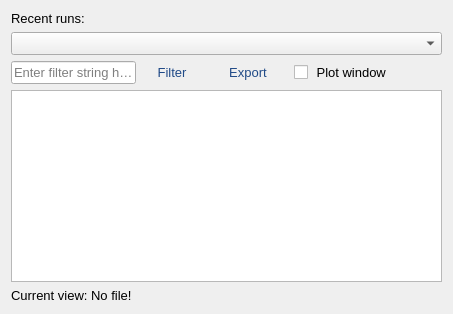
        <widget class="QWidget" name="tab">
         <attribute name="title">
          <string>Dataframe</string>
         </attribute>
         <layout class="QVBoxLayout" name="verticalLayout_8">
          <item>
           <widget class="QLabel" name="label_3">
            <property name="sizePolicy">
             <sizepolicy hsizetype="Preferred" vsizetype="Maximum">
              <horstretch>0</horstretch>
              <verstretch>0</verstretch>
             </sizepolicy>
            </property>
            <property name="font">
             <font>
              <family>Ubuntu</family>
              <pointsize>10</pointsize>
              <underline>false</underline>
             </font>
            </property>
            <property name="text">
             <string>Recent runs:</string>
            </property>
           </widget>
          </item>
          <item>
           <widget class="QComboBox" name="fileList">
            <property name="sizePolicy">
             <sizepolicy hsizetype="MinimumExpanding" vsizetype="Fixed">
              <horstretch>0</horstretch>
              <verstretch>0</verstretch>
             </sizepolicy>
            </property>
            <property name="maximumSize">
             <size>
              <width>16777215</width>
              <height>16777215</height>
             </size>
            </property>
            <property name="font">
             <font>
              <family>Ubuntu</family>
              <pointsize>10</pointsize>
              <underline>false</underline>
             </font>
            </property>
           </widget>
          </item>
          <item>
           <layout class="QHBoxLayout" name="horizontalLayout_25">
            <item>
             <widget class="QLineEdit" name="filterString">
              <property name="font">
               <font>
                <family>Ubuntu</family>
                <pointsize>10</pointsize>
                <underline>false</underline>
               </font>
              </property>
              <property name="placeholderText">
               <string>Enter filter string here</string>
              </property>
             </widget>
            </item>
            <item>
             <widget class="QPushButton" name="filterDataframe">
              <property name="maximumSize">
               <size>
                <width>60</width>
                <height>16777215</height>
               </size>
              </property>
              <property name="font">
               <font>
                <family>Ubuntu</family>
                <pointsize>10</pointsize>
                <underline>false</underline>
               </font>
              </property>
              <property name="styleSheet">
               <string notr="true">color: rgb(32, 74, 135);</string>
              </property>
              <property name="text">
               <string>Filter</string>
              </property>
              <property name="icon">
               <iconset resource="resources.qrc">
                <normaloff>:/icons/icons/filter.png</normaloff>:/icons/icons/filter.png</iconset>
              </property>
              <property name="flat">
               <bool>true</bool>
              </property>
             </widget>
            </item>
            <item>
             <widget class="QPushButton" name="export_dataframe">
              <property name="font">
               <font>
                <family>Ubuntu</family>
                <pointsize>10</pointsize>
                <underline>false</underline>
               </font>
              </property>
              <property name="styleSheet">
               <string notr="true">color: rgb(32, 74, 135);</string>
              </property>
              <property name="text">
               <string>Export</string>
              </property>
              <property name="icon">
               <iconset resource="resources.qrc">
                <normaloff>:/icons/icons/save.png</normaloff>:/icons/icons/save.png</iconset>
              </property>
              <property name="flat">
               <bool>true</bool>
              </property>
             </widget>
            </item>
            <item>
             <widget class="QCheckBox" name="show_plot_window">
              <property name="font">
               <font>
                <family>Ubuntu</family>
                <pointsize>10</pointsize>
                <underline>false</underline>
               </font>
              </property>
              <property name="text">
               <string> Plot window</string>
              </property>
              <property name="icon">
               <iconset resource="resources.qrc">
                <normaloff>:/icons/icons/box.png</normaloff>:/icons/icons/box.png</iconset>
              </property>
             </widget>
            </item>
            <item>
             <widget class="QPushButton" name="show_file_explorer">
              <property name="font">
               <font>
                <family>Ubuntu</family>
                <pointsize>10</pointsize>
                <underline>false</underline>
               </font>
              </property>
              <property name="toolTip">
               <string>Show file explorer</string>
              </property>
              <property name="statusTip">
               <string>Show file explorer</string>
              </property>
              <property name="styleSheet">
               <string notr="true">color: rgb(32, 74, 135);</string>
              </property>
              <property name="text">
               <string/>
              </property>
              <property name="icon">
               <iconset resource="resources.qrc">
                <normaloff>:/icons/icons/folder.png</normaloff>:/icons/icons/folder.png</iconset>
              </property>
              <property name="flat">
               <bool>true</bool>
              </property>
             </widget>
            </item>
           </layout>
          </item>
          <item>
           <widget class="QSplitter" name="directoryViewSplitter">
            <property name="font">
             <font>
              <family>Ubuntu</family>
              <pointsize>10</pointsize>
              <underline>false</underline>
             </font>
            </property>
            <property name="orientation">
             <enum>Qt::Horizontal</enum>
            </property>
            <widget class="QTableView" name="worksheetView">
             <property name="sizePolicy">
              <sizepolicy hsizetype="Expanding" vsizetype="Expanding">
               <horstretch>0</horstretch>
               <verstretch>0</verstretch>
              </sizepolicy>
             </property>
             <property name="minimumSize">
              <size>
               <width>0</width>
               <height>0</height>
              </size>
             </property>
             <property name="font">
              <font>
               <family>Ubuntu</family>
               <pointsize>10</pointsize>
               <underline>false</underline>
              </font>
             </property>
             <attribute name="verticalHeaderDefaultSectionSize">
              <number>24</number>
             </attribute>
            </widget>
           </widget>
          </item>
          <item>
           <widget class="QLabel" name="current_view">
            <property name="sizePolicy">
             <sizepolicy hsizetype="Preferred" vsizetype="Maximum">
              <horstretch>0</horstretch>
              <verstretch>0</verstretch>
             </sizepolicy>
            </property>
            <property name="font">
             <font>
              <family>Ubuntu</family>
              <pointsize>10</pointsize>
              <underline>false</underline>
             </font>
            </property>
            <property name="text">
             <string>Current view: No file!</string>
            </property>
           </widget>
          </item>
         </layout>
        </widget>
